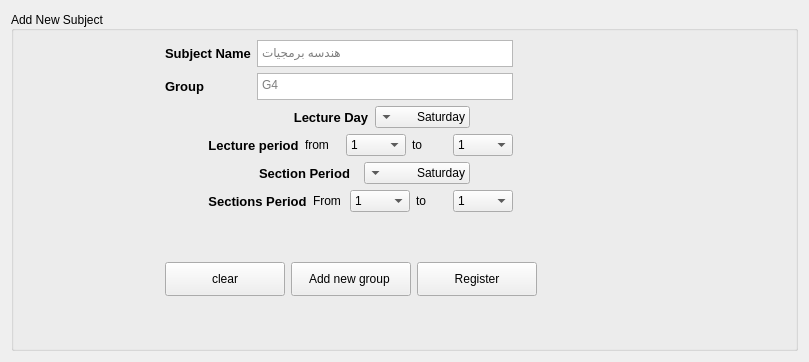
<?xml version="1.0" encoding="UTF-8"?>
<ui version="4.0">
 <class>add_subject</class>
 <widget class="QWidget" name="add_subject">
  <property name="geometry">
   <rect>
    <x>0</x>
    <y>0</y>
    <width>809</width>
    <height>362</height>
   </rect>
  </property>
  <property name="minimumSize">
   <size>
    <width>491</width>
    <height>295</height>
   </size>
  </property>
  <property name="windowTitle">
   <string>HTI Table Generator</string>
  </property>
  <layout class="QGridLayout" name="gridLayout">
   <item row="0" column="0">
    <widget class="QGroupBox" name="groupBox">
     <property name="layoutDirection">
      <enum>Qt::LeftToRight</enum>
     </property>
     <property name="title">
      <string>Add New Subject</string>
     </property>
     <property name="alignment">
      <set>Qt::AlignLeading|Qt::AlignLeft|Qt::AlignVCenter</set>
     </property>
     <property name="flat">
      <bool>false</bool>
     </property>
     <property name="checkable">
      <bool>false</bool>
     </property>
     <layout class="QGridLayout" name="gridLayout_2">
      <item row="0" column="0">
       <spacer name="horizontalSpacer_9">
        <property name="orientation">
         <enum>Qt::Horizontal</enum>
        </property>
        <property name="sizeHint" stdset="0">
         <size>
          <width>135</width>
          <height>20</height>
         </size>
        </property>
       </spacer>
      </item>
      <item row="0" column="1" colspan="5">
       <layout class="QHBoxLayout" name="horizontalLayout">
        <item>
         <layout class="QVBoxLayout" name="verticalLayout">
          <item>
           <widget class="QLabel" name="label">
            <property name="font">
             <font>
              <pointsize>10</pointsize>
              <weight>75</weight>
              <bold>true</bold>
             </font>
            </property>
            <property name="text">
             <string>Subject Name</string>
            </property>
            <property name="alignment">
             <set>Qt::AlignCenter</set>
            </property>
           </widget>
          </item>
          <item>
           <widget class="QLabel" name="group_num_lbl">
            <property name="font">
             <font>
              <pointsize>10</pointsize>
              <weight>75</weight>
              <bold>true</bold>
             </font>
            </property>
            <property name="text">
             <string>Group </string>
            </property>
           </widget>
          </item>
         </layout>
        </item>
        <item>
         <layout class="QVBoxLayout" name="verticalLayout_2">
          <item>
           <widget class="QTextEdit" name="subject_name_lbl">
            <property name="maximumSize">
             <size>
              <width>256</width>
              <height>27</height>
             </size>
            </property>
            <property name="layoutDirection">
             <enum>Qt::LeftToRight</enum>
            </property>
            <property name="autoFillBackground">
             <bool>false</bool>
            </property>
            <property name="placeholderText">
             <string>هندسه برمجيات</string>
            </property>
           </widget>
          </item>
          <item>
           <widget class="QTextEdit" name="group_num_lbl_2">
            <property name="maximumSize">
             <size>
              <width>256</width>
              <height>27</height>
             </size>
            </property>
            <property name="placeholderText">
             <string>G4</string>
            </property>
           </widget>
          </item>
         </layout>
        </item>
       </layout>
      </item>
      <item row="0" column="6" colspan="2">
       <spacer name="horizontalSpacer_10">
        <property name="orientation">
         <enum>Qt::Horizontal</enum>
        </property>
        <property name="sizeHint" stdset="0">
         <size>
          <width>262</width>
          <height>20</height>
         </size>
        </property>
       </spacer>
      </item>
      <item row="1" column="0" colspan="4">
       <spacer name="horizontalSpacer_2">
        <property name="orientation">
         <enum>Qt::Horizontal</enum>
        </property>
        <property name="sizeHint" stdset="0">
         <size>
          <width>284</width>
          <height>20</height>
         </size>
        </property>
       </spacer>
      </item>
      <item row="1" column="4">
       <layout class="QHBoxLayout" name="horizontalLayout_2">
        <item>
         <widget class="QLabel" name="label_3">
          <property name="font">
           <font>
            <pointsize>10</pointsize>
            <weight>75</weight>
            <bold>true</bold>
           </font>
          </property>
          <property name="text">
           <string>Lecture Day</string>
          </property>
          <property name="alignment">
           <set>Qt::AlignCenter</set>
          </property>
         </widget>
        </item>
        <item>
         <widget class="QComboBox" name="lec_day_comp_box">
          <property name="minimumSize">
           <size>
            <width>70</width>
            <height>0</height>
           </size>
          </property>
          <property name="layoutDirection">
           <enum>Qt::RightToLeft</enum>
          </property>
          <property name="modelColumn">
           <number>0</number>
          </property>
          <item>
           <property name="text">
            <string>Saturday</string>
           </property>
          </item>
          <item>
           <property name="text">
            <string>Sunday</string>
           </property>
          </item>
          <item>
           <property name="text">
            <string>Monday</string>
           </property>
          </item>
          <item>
           <property name="text">
            <string>Tuesday</string>
           </property>
          </item>
          <item>
           <property name="text">
            <string>Wednesday</string>
           </property>
          </item>
         </widget>
        </item>
       </layout>
      </item>
      <item row="1" column="5" colspan="3">
       <spacer name="horizontalSpacer_3">
        <property name="orientation">
         <enum>Qt::Horizontal</enum>
        </property>
        <property name="sizeHint" stdset="0">
         <size>
          <width>312</width>
          <height>20</height>
         </size>
        </property>
       </spacer>
      </item>
      <item row="2" column="0" colspan="2">
       <spacer name="horizontalSpacer_5">
        <property name="orientation">
         <enum>Qt::Horizontal</enum>
        </property>
        <property name="sizeHint" stdset="0">
         <size>
          <width>185</width>
          <height>20</height>
         </size>
        </property>
       </spacer>
      </item>
      <item row="2" column="2" colspan="4">
       <layout class="QHBoxLayout" name="horizontalLayout_5">
        <item>
         <widget class="QLabel" name="label_4">
          <property name="font">
           <font>
            <pointsize>10</pointsize>
            <weight>75</weight>
            <bold>true</bold>
           </font>
          </property>
          <property name="text">
           <string>Lecture period</string>
          </property>
          <property name="alignment">
           <set>Qt::AlignCenter</set>
          </property>
         </widget>
        </item>
        <item>
         <widget class="QLabel" name="label_5">
          <property name="text">
           <string>from</string>
          </property>
         </widget>
        </item>
        <item>
         <widget class="QComboBox" name="strt_lec_priod_comp_box">
          <property name="minimumSize">
           <size>
            <width>60</width>
            <height>0</height>
           </size>
          </property>
          <property name="layoutDirection">
           <enum>Qt::LeftToRight</enum>
          </property>
          <item>
           <property name="text">
            <string>1</string>
           </property>
          </item>
          <item>
           <property name="text">
            <string>2</string>
           </property>
          </item>
          <item>
           <property name="text">
            <string>3</string>
           </property>
          </item>
          <item>
           <property name="text">
            <string>4</string>
           </property>
          </item>
          <item>
           <property name="text">
            <string>5</string>
           </property>
          </item>
          <item>
           <property name="text">
            <string>6</string>
           </property>
          </item>
          <item>
           <property name="text">
            <string>7</string>
           </property>
          </item>
         </widget>
        </item>
        <item>
         <widget class="QLabel" name="label_6">
          <property name="text">
           <string>to</string>
          </property>
         </widget>
        </item>
        <item>
         <widget class="QComboBox" name="end_lec_priod_comp_box">
          <property name="minimumSize">
           <size>
            <width>60</width>
            <height>0</height>
           </size>
          </property>
          <property name="layoutDirection">
           <enum>Qt::LeftToRight</enum>
          </property>
          <item>
           <property name="text">
            <string>1</string>
           </property>
          </item>
          <item>
           <property name="text">
            <string>2</string>
           </property>
          </item>
          <item>
           <property name="text">
            <string>3</string>
           </property>
          </item>
          <item>
           <property name="text">
            <string>4</string>
           </property>
          </item>
          <item>
           <property name="text">
            <string>5</string>
           </property>
          </item>
          <item>
           <property name="text">
            <string>6</string>
           </property>
          </item>
          <item>
           <property name="text">
            <string>7</string>
           </property>
          </item>
          <item>
           <property name="text">
            <string>8</string>
           </property>
          </item>
         </widget>
        </item>
       </layout>
      </item>
      <item row="2" column="6" colspan="2">
       <spacer name="horizontalSpacer_6">
        <property name="orientation">
         <enum>Qt::Horizontal</enum>
        </property>
        <property name="sizeHint" stdset="0">
         <size>
          <width>262</width>
          <height>20</height>
         </size>
        </property>
       </spacer>
      </item>
      <item row="3" column="0" colspan="3">
       <spacer name="horizontalSpacer">
        <property name="orientation">
         <enum>Qt::Horizontal</enum>
        </property>
        <property name="sizeHint" stdset="0">
         <size>
          <width>235</width>
          <height>20</height>
         </size>
        </property>
       </spacer>
      </item>
      <item row="3" column="3" colspan="2">
       <layout class="QHBoxLayout" name="horizontalLayout_6">
        <item>
         <widget class="QLabel" name="label_7">
          <property name="font">
           <font>
            <pointsize>10</pointsize>
            <weight>75</weight>
            <bold>true</bold>
           </font>
          </property>
          <property name="text">
           <string>Section Period</string>
          </property>
          <property name="alignment">
           <set>Qt::AlignCenter</set>
          </property>
         </widget>
        </item>
        <item>
         <widget class="QComboBox" name="sec_day_comp_box">
          <property name="minimumSize">
           <size>
            <width>70</width>
            <height>0</height>
           </size>
          </property>
          <property name="layoutDirection">
           <enum>Qt::RightToLeft</enum>
          </property>
          <property name="modelColumn">
           <number>0</number>
          </property>
          <item>
           <property name="text">
            <string>Saturday</string>
           </property>
          </item>
          <item>
           <property name="text">
            <string>Sunday</string>
           </property>
          </item>
          <item>
           <property name="text">
            <string>Monday</string>
           </property>
          </item>
          <item>
           <property name="text">
            <string>Tuesday</string>
           </property>
          </item>
          <item>
           <property name="text">
            <string>Wednesday</string>
           </property>
          </item>
         </widget>
        </item>
       </layout>
      </item>
      <item row="3" column="5" colspan="3">
       <spacer name="horizontalSpacer_4">
        <property name="orientation">
         <enum>Qt::Horizontal</enum>
        </property>
        <property name="sizeHint" stdset="0">
         <size>
          <width>312</width>
          <height>20</height>
         </size>
        </property>
       </spacer>
      </item>
      <item row="4" column="0" colspan="2">
       <spacer name="horizontalSpacer_7">
        <property name="orientation">
         <enum>Qt::Horizontal</enum>
        </property>
        <property name="sizeHint" stdset="0">
         <size>
          <width>185</width>
          <height>20</height>
         </size>
        </property>
       </spacer>
      </item>
      <item row="4" column="2" colspan="4">
       <layout class="QHBoxLayout" name="horizontalLayout_7">
        <item>
         <widget class="QLabel" name="label_8">
          <property name="font">
           <font>
            <pointsize>10</pointsize>
            <weight>75</weight>
            <bold>true</bold>
           </font>
          </property>
          <property name="text">
           <string>Sections Period</string>
          </property>
          <property name="alignment">
           <set>Qt::AlignCenter</set>
          </property>
         </widget>
        </item>
        <item>
         <widget class="QLabel" name="label_9">
          <property name="text">
           <string>From</string>
          </property>
         </widget>
        </item>
        <item>
         <widget class="QComboBox" name="strt_sec_priod_comp_box">
          <property name="minimumSize">
           <size>
            <width>60</width>
            <height>0</height>
           </size>
          </property>
          <property name="layoutDirection">
           <enum>Qt::LeftToRight</enum>
          </property>
          <item>
           <property name="text">
            <string>1</string>
           </property>
          </item>
          <item>
           <property name="text">
            <string>2</string>
           </property>
          </item>
          <item>
           <property name="text">
            <string>3</string>
           </property>
          </item>
          <item>
           <property name="text">
            <string>4</string>
           </property>
          </item>
          <item>
           <property name="text">
            <string>5</string>
           </property>
          </item>
          <item>
           <property name="text">
            <string>6</string>
           </property>
          </item>
          <item>
           <property name="text">
            <string>7</string>
           </property>
          </item>
         </widget>
        </item>
        <item>
         <widget class="QLabel" name="label_10">
          <property name="text">
           <string>to</string>
          </property>
         </widget>
        </item>
        <item>
         <widget class="QComboBox" name="end_sec_priod_comp_box">
          <property name="minimumSize">
           <size>
            <width>60</width>
            <height>0</height>
           </size>
          </property>
          <item>
           <property name="text">
            <string>1</string>
           </property>
          </item>
          <item>
           <property name="text">
            <string>2</string>
           </property>
          </item>
          <item>
           <property name="text">
            <string>3</string>
           </property>
          </item>
          <item>
           <property name="text">
            <string>4</string>
           </property>
          </item>
          <item>
           <property name="text">
            <string>5</string>
           </property>
          </item>
          <item>
           <property name="text">
            <string>6</string>
           </property>
          </item>
          <item>
           <property name="text">
            <string>7</string>
           </property>
          </item>
          <item>
           <property name="text">
            <string>8</string>
           </property>
          </item>
         </widget>
        </item>
       </layout>
      </item>
      <item row="4" column="6" colspan="2">
       <spacer name="horizontalSpacer_8">
        <property name="orientation">
         <enum>Qt::Horizontal</enum>
        </property>
        <property name="sizeHint" stdset="0">
         <size>
          <width>262</width>
          <height>20</height>
         </size>
        </property>
       </spacer>
      </item>
      <item row="5" column="4">
       <spacer name="verticalSpacer">
        <property name="orientation">
         <enum>Qt::Vertical</enum>
        </property>
        <property name="sizeHint" stdset="0">
         <size>
          <width>17</width>
          <height>42</height>
         </size>
        </property>
       </spacer>
      </item>
      <item row="6" column="0">
       <spacer name="horizontalSpacer_14">
        <property name="orientation">
         <enum>Qt::Horizontal</enum>
        </property>
        <property name="sizeHint" stdset="0">
         <size>
          <width>135</width>
          <height>20</height>
         </size>
        </property>
       </spacer>
      </item>
      <item row="6" column="1" colspan="6">
       <layout class="QHBoxLayout" name="horizontalLayout_8">
        <item>
         <widget class="QPushButton" name="clear_btn">
          <property name="minimumSize">
           <size>
            <width>120</width>
            <height>34</height>
           </size>
          </property>
          <property name="styleSheet">
           <string notr="true"/>
          </property>
          <property name="text">
           <string>clear</string>
          </property>
          <property name="icon">
           <iconset resource="../../chest_exploration/forms/app_resources.qrc">
            <normaloff>:/icons/images/icons8-remove-24.png</normaloff>:/icons/images/icons8-remove-24.png</iconset>
          </property>
          <property name="iconSize">
           <size>
            <width>20</width>
            <height>22</height>
           </size>
          </property>
         </widget>
        </item>
        <item>
         <widget class="QPushButton" name="add_grp_btn">
          <property name="minimumSize">
           <size>
            <width>120</width>
            <height>34</height>
           </size>
          </property>
          <property name="text">
           <string>Add new group </string>
          </property>
         </widget>
        </item>
        <item>
         <widget class="QPushButton" name="register_btn">
          <property name="minimumSize">
           <size>
            <width>120</width>
            <height>34</height>
           </size>
          </property>
          <property name="text">
           <string>Register</string>
          </property>
         </widget>
        </item>
       </layout>
      </item>
      <item row="6" column="7">
       <spacer name="horizontalSpacer_13">
        <property name="orientation">
         <enum>Qt::Horizontal</enum>
        </property>
        <property name="sizeHint" stdset="0">
         <size>
          <width>244</width>
          <height>20</height>
         </size>
        </property>
       </spacer>
      </item>
      <item row="7" column="4">
       <spacer name="verticalSpacer_2">
        <property name="orientation">
         <enum>Qt::Vertical</enum>
        </property>
        <property name="sizeHint" stdset="0">
         <size>
          <width>17</width>
          <height>29</height>
         </size>
        </property>
       </spacer>
      </item>
     </layout>
    </widget>
   </item>
  </layout>
 </widget>
 <resources>
  <include location="../../chest_exploration/forms/app_resources.qrc"/>
 </resources>
 <connections>
  <connection>
   <sender>clear_btn</sender>
   <signal>clicked()</signal>
   <receiver>subject_name_lbl</receiver>
   <slot>clear()</slot>
   <hints>
    <hint type="sourcelabel">
     <x>210</x>
     <y>271</y>
    </hint>
    <hint type="destinationlabel">
     <x>317</x>
     <y>51</y>
    </hint>
   </hints>
  </connection>
  <connection>
   <sender>clear_btn</sender>
   <signal>clicked()</signal>
   <receiver>group_num_lbl_2</receiver>
   <slot>clear()</slot>
   <hints>
    <hint type="sourcelabel">
     <x>164</x>
     <y>271</y>
    </hint>
    <hint type="destinationlabel">
     <x>301</x>
     <y>81</y>
    </hint>
   </hints>
  </connection>
 </connections>
</ui>
